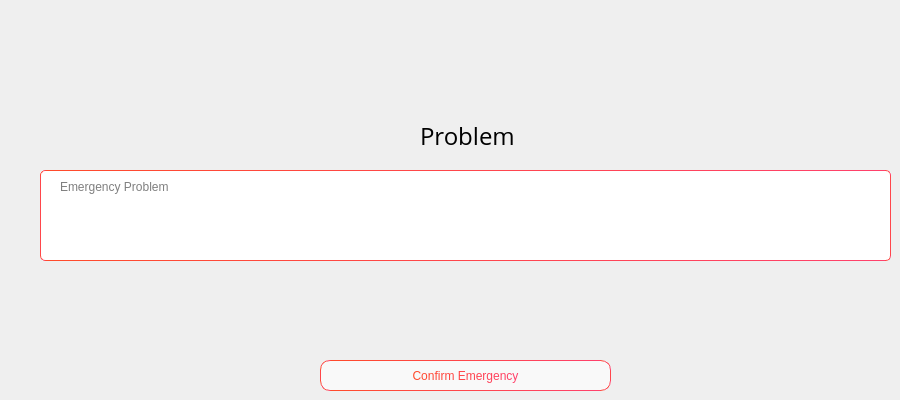
      <widget class="QWidget" name="page_6">
       <widget class="QLabel" name="label_30">
        <property name="geometry">
         <rect>
          <x>420</x>
          <y>120</y>
          <width>101</width>
          <height>31</height>
         </rect>
        </property>
        <property name="font">
         <font>
          <family>Open Sans</family>
          <pointsize>18</pointsize>
          <weight>50</weight>
          <bold>false</bold>
         </font>
        </property>
        <property name="styleSheet">
         <string notr="true">color: rgb(0, 0, 0);</string>
        </property>
        <property name="text">
         <string>Problem </string>
        </property>
       </widget>
       <widget class="QTextEdit" name="textEdit_2">
        <property name="geometry">
         <rect>
          <x>40</x>
          <y>170</y>
          <width>851</width>
          <height>91</height>
         </rect>
        </property>
        <property name="styleSheet">
         <string notr="true">QTextEdit {
    border: 1px solid qlineargradient(x1:0, y1:0, x2:1, y2:0, stop:0 #FF4B2B, stop:1 #FF416C);
    border-radius: 5px;
    padding: 5px 15px;
    background-color: white;
    color: black;
    font-size: 12px;
}

QTextEdit:focus {
    border: 1px solid qlineargradient(x1:0, y1:0, x2:1, y2:0, stop:0 #32CD32, stop:1 #00FFFF);
}

QTextEdit:disabled {
    background-color: #F0F0F0;
    color: #A0A0A0;
}

QTextEdit:read-only {
    background-color: #F0F0F0;
    color: #A0A0A0;
}

QTextEdit::hover {
    border: 1px solid qlineargradient(x1:0, y1:0, x2:1, y2:0, stop:0 #BEBEBE, stop:1 #A4A4A4);
}

QTextEdit::selected {
    background-color: qlineargradient(x1:0, y1:0, x2:1, y2:0, stop:0 #FF4B2B, stop:1 #FF416C);
    color: white;
}</string>
        </property>
        <property name="placeholderText">
         <string>Emergency Problem</string>
        </property>
       </widget>
       <widget class="QPushButton" name="pushButton_9">
        <property name="geometry">
         <rect>
          <x>320</x>
          <y>360</y>
          <width>291</width>
          <height>31</height>
         </rect>
        </property>
        <property name="styleSheet">
         <string notr="true">QPushButton {
    border: 1px solid qlineargradient(x1:0, y1:0, x2:1, y2:0, stop:0 #FF4B2B, stop:1 #FF416C);
    border-radius: 10px;
    padding: 5px 15px;
    background: #f9f9f9;
    color: qlineargradient(x1:0, y1:0, x2:1, y2:0, stop:0 #FF4B2B, stop:1 #FF416C);
    font-size: 12px;
}

QPushButton:hover {
    background-color: qlineargradient(x1:0, y1:0, x2:1, y2:0, stop:0 #FF416C, stop:1 #FF4B2B);
	color: white;
}

QPushButton:pressed {
    background-color: qlineargradient(x1:0, y1:0, x2:1, y2:0, stop:0 #FF4B2B, stop:1 #FF416C);
    border: 2px solid #FF416C;
    padding: 4px 14px 6px 16px;
}</string>
        </property>
        <property name="text">
         <string>Confirm Emergency</string>
        </property>
       </widget>
      </widget>
